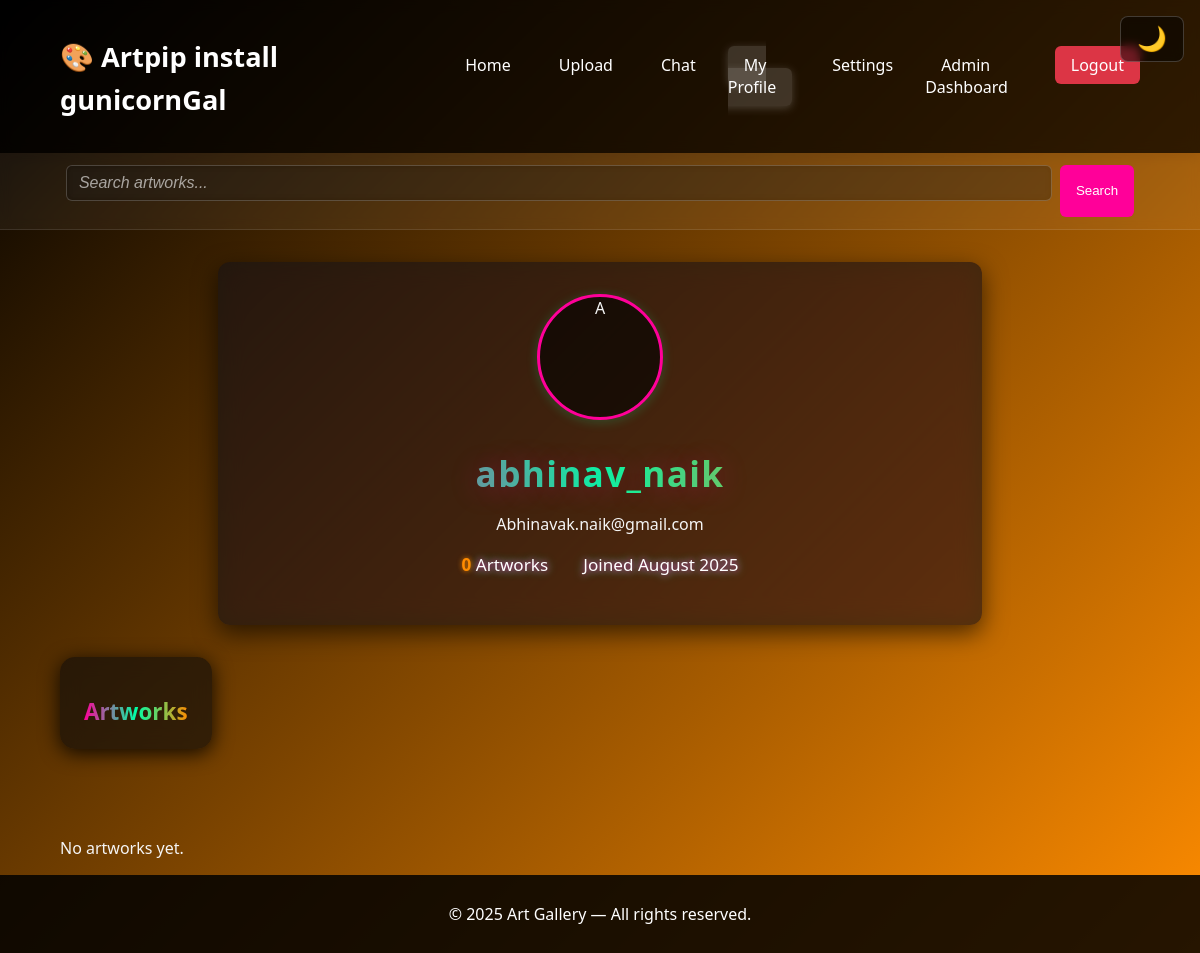
Screenshot of /user/2 (signed in) with the database file from the repository.
### app.py (models this page shows, shortened)
class User(db.Model):
    id = db.Column(db.Integer, primary_key=True)
    username = db.Column(db.String(80), unique=True, nullable=False)
    email = db.Column(db.String(120), unique=True, nullable=False)
    password_hash = db.Column(db.String(120), nullable=False)
    is_admin = db.Column(db.Boolean, default=False)
    created_at = db.Column(db.DateTime, default=datetime.utcnow)
    avatar_url = db.Column(db.String(255), default='')
    bio = db.Column(db.Text, default='')

### app.py (the view)
@app.route('/user/<int:user_id>')
def user_profile(user_id):
    user = User.query.get_or_404(user_id)
    posts = ArtPost.query.filter_by(user_id=user.id).order_by(ArtPost.created_at.desc()).all()
    is_owner = session.get('user_id') == user.id
    return render_template('profile.html', profile_user=user, posts=posts, is_owner=is_owner)

### app.py (called while the page is built)
@app.context_processor
def inject_user():
    user_id = session.get('user_id')
    current_user = User.query.get(user_id) if user_id else None
    return dict(
        current_user=current_user,
        CLOUDINARY_CLOUD_NAME=os.getenv('CLOUDINARY_CLOUD_NAME'),
        CLOUDINARY_AVATAR_PRESET="avatar_unsigned_preset"
    )

### templates/profile.html (shortened to what this page needs)
{% extends "base.html" %}
{% block content %}
<section class="profile-header-main">
    <div class="theme-switch-container">
        <button id="theme-toggle" aria-label="Toggle light/dark theme">🌙</button>
    </div>
    <div class="profile-card">
        {% if profile_user.avatar_url %}
        <img src="{{ profile_user.avatar_url }}"
             alt="{{ profile_user.username }}"
             class="profile-avatar">
        {% else %}
        <div class="avatar-fallback profile-avatar">
            {{ profile_user.username[0] | upper }}
        </div>
        {% endif %}
        <h2 class="profile-headline">{{ profile_user.username }}</h2>
        <p class="muted email">{{ profile_user.email }}</p>
        <div class="profile-stats">
            <span><strong>{{ posts|length }}</strong> Artworks</span>
            <span>Joined {{ profile_user.created_at.strftime('%B %Y') }}</span>
        </div>
    </div>
</section>
<section class="profile-artworks">
    <div class="section-head-tile">
        <h3>Artworks</h3>
    </div>
    {% if not posts %}
    <div class="empty-state">
        <p>No artworks yet.</p>
    </div>
    {% endif %}
</section>
{% endblock %}

### static/css/style.css (style rules this page uses)
:root { --bg-color: #000000; --text-color: #f5f5f5; --card-bg: rgba(10, 10, 10, 0.6); --card-text: #f5f5f5; --shadow-color: rgba(0, 0, 0, 0.85); }
html, body { height: 100%; }
body { font-family: 'Segoe UI', sans-serif; margin: 0; color: var(--text-color); display: flex; flex-direction: column; background: linear-gradient(-45deg, #000000, #ff0099, #00ffa6, #ff8c00, #000000); background-size: 400% 400%; animation: neonFlow 24s ease infinite; transition: background-color 0.4s ease, color 0.4s ease; }
.form-card, .chat-box, .profile-card, .settings-container, .admin-dashboard { background: rgba(20, 20, 20, 0.65); backdrop-filter: blur(12px) saturate(160%); padding: 2rem; border-radius: 12px; box-shadow: 0 8px 25px rgba(0,0,0,0.6); margin: 2rem auto; transition: box-shadow 0.3s ease, transform 0.3s ease; }
.profile-card, .settings-container { max-width: 700px; text-align: center; }
.theme-switch-container { position: absolute; top: 1rem; right: 1rem; z-index: 10; }
#theme-toggle { font-size: 1.5rem; background: rgba(0,0,0,0.5); color: var(--card-text); border: 1px solid rgba(255,255,255,0.2); border-radius: 8px; padding: 0.5rem 1rem; cursor: pointer; backdrop-filter: blur(5px); transition: background 0.3s ease, color 0.3s ease, transform 0.2s ease; }
.profile-avatar { width: 120px; height: 120px; border-radius: 50%; object-fit: cover; display: block; margin: 0 auto 1.2rem auto; border: 3px solid #ff0099; box-shadow: 0 2px 12px #00ffa633; background: rgba(0,0,0,0.6); transition: box-shadow 0.3s ease, transform 0.3s ease; }
.profile-card h2, .profile-card .username { font-size: 2.2rem; font-weight: 700; margin-bottom: 0.65rem; background: linear-gradient(90deg, #ff0099, #00ffa6, #ff8c00); -webkit-background-clip: text; -webkit-text-fill-color: transparent; text-shadow: 0 2px 30px #ff009950; letter-spacing: 1.3px; }
.profile-stats { display: flex; justify-content: center; gap: 2.2rem; margin: 1.1rem 0; font-size: 1.07rem; color: #fff; text-shadow: 0 0 6px #ff0099, 0 0 10px #00ffa6; transition: text-shadow 0.3s ease; }
.profile-stats strong { font-weight: 800; color: #ff8c00; text-shadow: 0 0 5px #ff8c00d8; }
.section-head-tile { display: inline-block; background: rgba(10,10,10,0.6); backdrop-filter: blur(10px); border-radius: 15px; padding: 1rem 1.5rem; margin-bottom: 1.5rem; box-shadow: 0 4px 20px rgba(0,0,0,0.85); color: var(--card-text); text-align: center; transition: transform 0.2s ease, box-shadow 0.3s ease; }
.section-head-tile h3 { font-size: 1.4rem; font-weight: 700; background: linear-gradient(90deg, #ff0099, #00ffa6, #ff8c00); -webkit-background-clip: text; -webkit-text-fill-color: transparent; margin-bottom: 0.4rem; }

### rows the page displays
User: username "A", username "abhinav_naik", email "Abhinavak.naik@gmail.com", created_at "August 2025"

### other values shown
{{ posts|length }} "0"
{{ current_year|default(2025) }} "2025"
